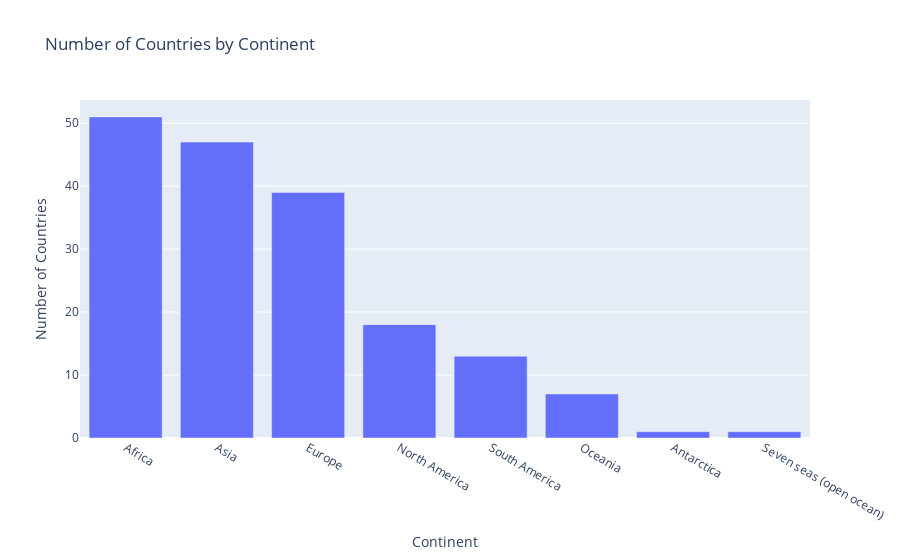

The notebook cell saved with this chart:
### Code cell
fig = px.bar(
    x=countries_by_continent.index,
    y=countries_by_continent.values,
    labels={"x": "Continent", "y": "Number of Countries"},
    title="Number of Countries by Continent",
)
fig

### Figure 1 — Plotly figure (JSON) as saved in the notebook; plotly's stock layout.template omitted (floating-point values rounded to 4 significant figures)
{"data": [{"hovertemplate": "Continent=%{x}<br>Number of Countries=%{y}<extra></extra>", "legendgroup": "", "marker": {"color": "#636efa", "pattern": {"shape": ""}}, "name": "", "orientation": "v", "showlegend": false, "textposition": "auto", "type": "bar", "x": ["Africa", "Asia", "Europe", "North America", "South America", "Oceania", "Antarctica", "Seven seas (open ocean)"], "xaxis": "x", "y": [51, 47, 39, 18, 13, 7, 1, 1], "yaxis": "y"}], "layout": {"barmode": "relative", "legend": {"tracegroupgap": 0}, "title": {"text": "Number of Countries by Continent"}, "xaxis": {"anchor": "y", "domain": [0, 1], "title": {"text": "Continent"}}, "yaxis": {"anchor": "x", "domain": [0, 1], "title": {"text": "Number of Countries"}}}}
